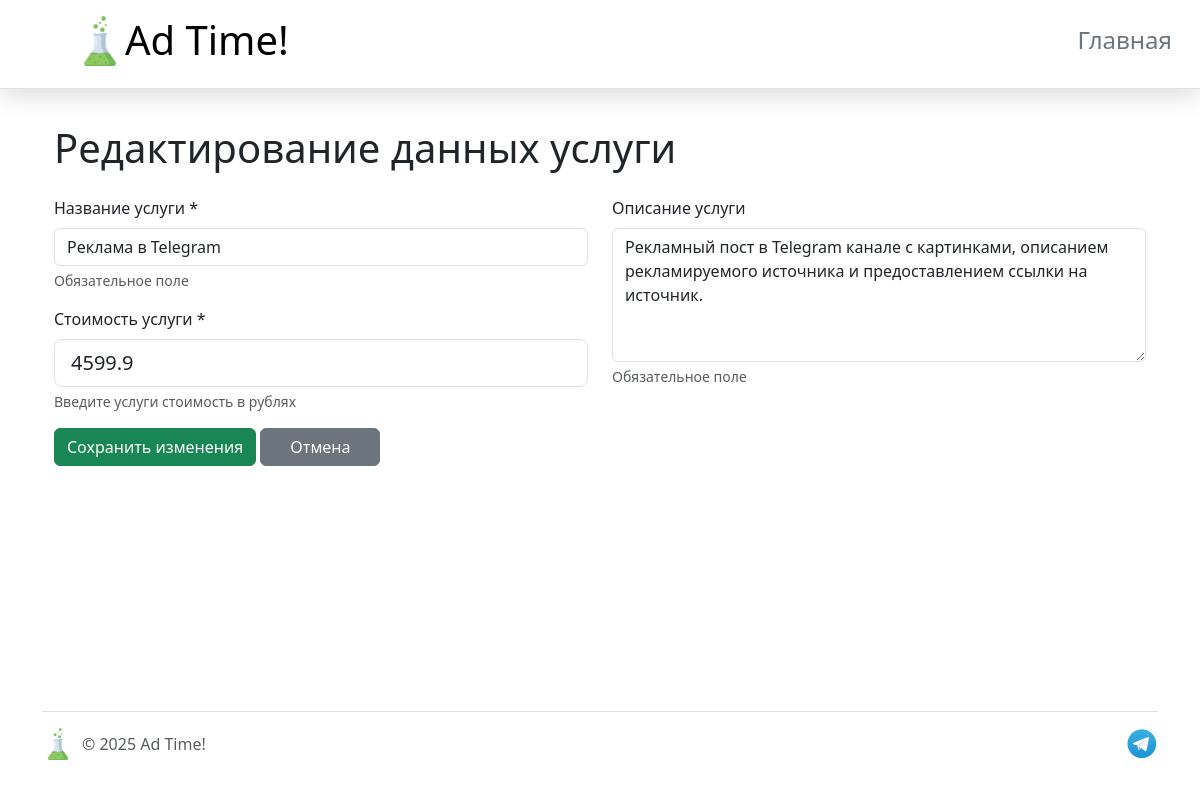
Before: /update-service/1 with the older database file.
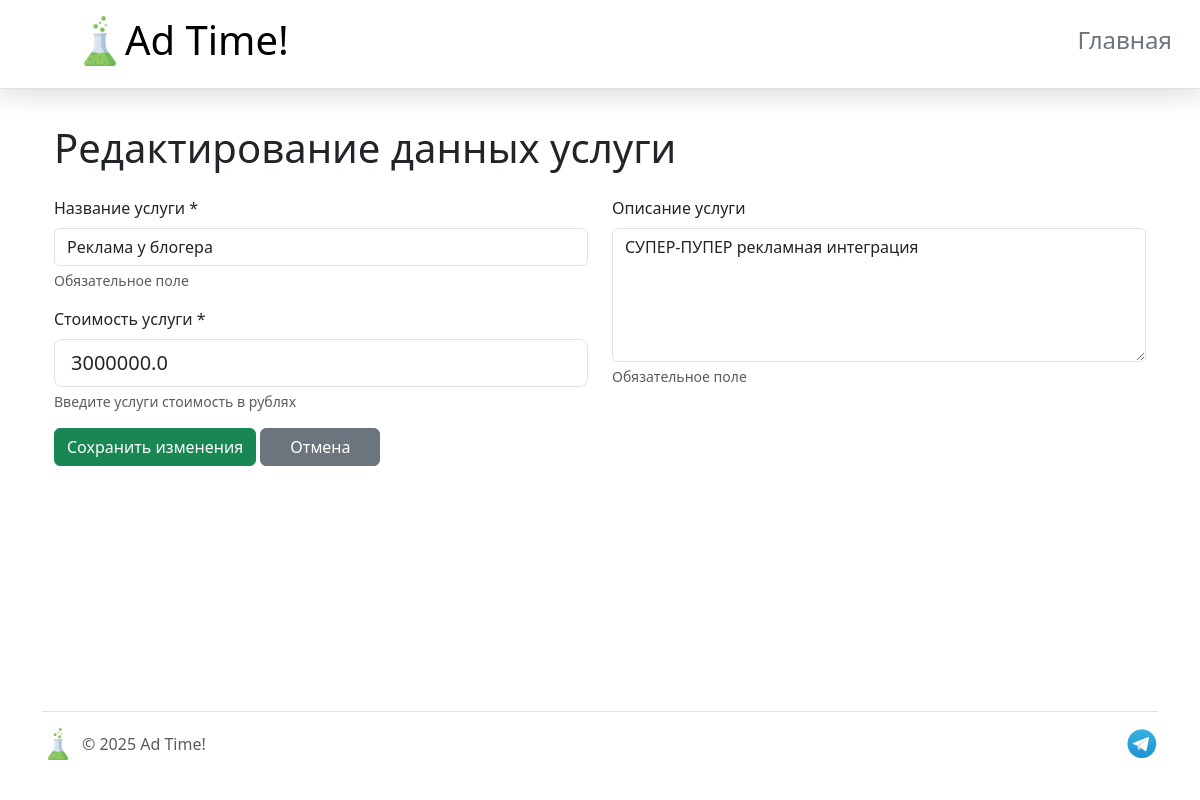
After: the same page with the newer database file.
### models.py (models this page shows)
class Service(db.Model):
    __tablename__ = 'services'
    id = db.Column(db.Integer, primary_key=True)
    service_name = db.Column(db.String(125), nullable=False)
    description = db.Column(db.Text(1000))
    price = db.Column(db.Float(), nullable=False, default='0')

### app.py (the view, shortened to what this page needs)
@app.route('/update-service/<int:service_id>', methods=['GET', 'POST'])
def update_service(service_id):
    service = Service.query.get_or_404(service_id)
    app.logger.info("Service edit page loaded")
    return render_template('update_service.html', service=service)

### templates/update_service.html (shortened to what this page needs)
{% extends "base.html" %}
{% block content %}
<div class="container mt-4">
    <h1 class="mb-4">Редактирование данных услуги</h1>
    <form method="POST">
        <div class="row">
            <div class="col-md-6">
                <div class="mb-3">
                    <label for="service_name" class="form-label">Название услуги *</label>
                    <input type="text" class="form-control" id="service_name" name="service_name" value="{{ service.service_name }}" required placeholder="Введите название">
                    <div class="form-text">Обязательное поле</div>
                </div>
                <div class="mb-3">
                    <label for="price" class="form-label">Стоимость услуги *</label>
                    <input type="number" class="form-control form-control-lg" id="price" name="price"
                           value="{{ service.price }}" required min="0" step="0.01" placeholder="0.00">
                    <div class="form-text">Введите услуги стоимость в рублях</div>
                </div>
                <div class="mb-3">
                    <button type="submit" class="btn btn-success">Сохранить изменения</button>
                    <a href="{{ url_for('list_services') }}" class="btn btn-secondary">Отмена</a>
                </div>
            </div>
            <div class="col-md-6">
                <div class="mb-3">
                    <label for="description" class="form-label">Описание услуги</label>
                    <textarea class="form-control" id="description" name="description" rows="5" maxlength="1000" required placeholder="Введите описание">{{ service.description }}</textarea>
                    <div class="form-text">Обязательное поле</div>
                </div>
            </div>
        </div>
    </form>
</div>
{% endblock %}

Changed rows visible on the page:
changed Service: service_name "Реклама в Telegram" → "Реклама у блогера"; price "4599.9" → "3000000.0"; description "Рекламный пост в Telegram канале с картинками, описанием рекламируемого источника и предоставлением ссылки на источник." → "СУПЕР-ПУПЕР рекламная интеграция"
